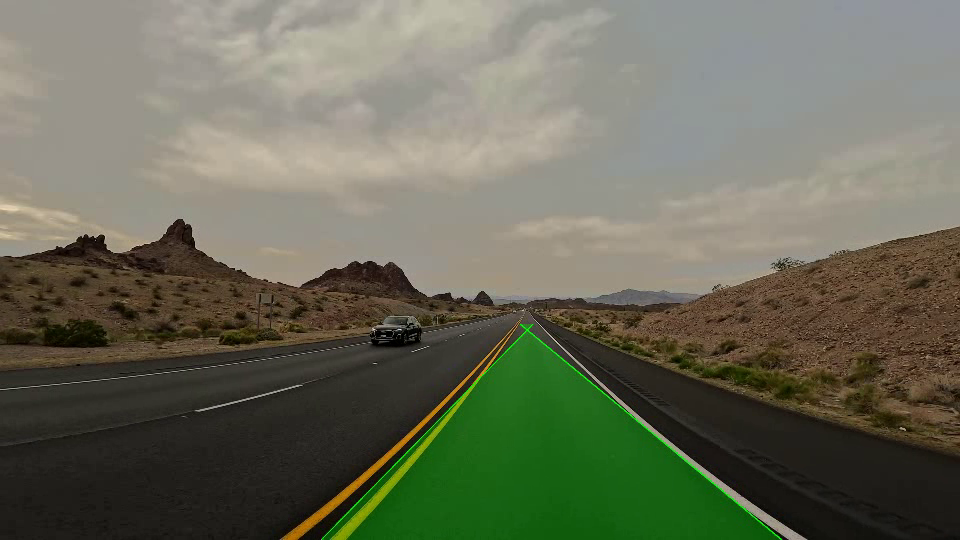
#> input picture frame 8 of output_video.mp4, 960 x 540 px, given in place of test_video.mp4, which was not available
$ python lane_detection_video.py
#> lines starting #> are read from the running program, lines starting #| are printed output that depends on the picture; after the words box and inside, x2 and y2 are one past the last pixel; in counts of white or black regions, pixels touching at a corner belong together; pictures that were not available may be replaced by others from this repository, and a replacement may not be noted
import cv2
import numpy as np


# Process one frame (same pipeline as image code)
def process_frame(frame):
    height, width = frame.shape[:2]
    gray = cv2.cvtColor(frame, cv2.COLOR_BGR2GRAY)
    blur = cv2.GaussianBlur(gray, (7, 7), 0)
    edges = cv2.Canny(blur, 80, 150)
    masked = region_of_interest(edges, width, height)
    lines = detect_lines(masked)
    result = fill_lane_region(frame, lines)
    result = cv2.resize(result, (960, 540))
    return result

# Region of Interest function needs width and height for the trapezoid vertices


def region_of_interest(edges, width, height):
    mask = np.zeros_like(edges)
    trapezoid = np.array([[
        (int(width * 0.0),  height),              # bottom-left
        (int(width * 1.0),  height),              # bottom-right
        (int(width * 0.6),  int(height * 0.65)),  # top-right
        (int(width * 0.35), int(height * 0.65))   # top-left
    ]], dtype=np.int32)
    cv2.fillPoly(mask, trapezoid, 255)
    return cv2.bitwise_and(edges, mask)


# Average and Extrapolate lines to get single left and right lane lines
def average_lines(image, lines):
    left_lines, right_lines = [], []
    if lines is None:
        return None, None
    for line in lines:
        x1, y1, x2, y2 = line[0]
        if x2 == x1:
            continue
        slope = (y2 - y1) / (x2 - x1)
        intercept = y1 - slope * x1
        if slope < -0.3:
            left_lines.append((slope, intercept))
        elif slope > 0.3:
            right_lines.append((slope, intercept))
    left_avg = np.mean(left_lines,  axis=0) if left_lines else None
    right_avg = np.mean(right_lines, axis=0) if right_lines else None
    return left_avg, right_avg


def make_line_points(image, line_params):
    if line_params is None:
        return None
    slope, intercept = line_params
    height = image.shape[0]
    y1 = height
    y2 = int(y1 * 0.6)
    x1 = int((y1 - intercept) / slope)
    x2 = int((y2 - intercept) / slope)
    return (x1, y1), (x2, y2)


# Fill the lane region between the left and right lane lines
def fill_lane_region(image, lines):
    left_avg, right_avg = average_lines(image, lines)
    left_points = make_line_points(image, left_avg)
    right_points = make_line_points(image, right_avg)
    if left_points is None or right_points is None:
        return image
    pts = np.array([
        left_points[0], left_points[1],
        right_points[1], right_points[0]
    ], dtype=np.int32)
    overlay = image.copy()
    cv2.fillPoly(overlay, [pts], (0, 255, 0))
    result = cv2.addWeighted(image, 0.7, overlay, 0.3, 0)
    cv2.line(result, left_points[0], left_points[1],  (0, 255, 0), 3)
    cv2.line(result, right_points[0], right_points[1], (0, 255, 0), 3)
    return result


# Hough Transform to detect lines in the masked edge image
def detect_lines(masked_edges):
    return cv2.HoughLinesP(
        masked_edges,
        rho=2,
        theta=np.pi / 180,
        threshold=50,
        minLineLength=40,
        maxLineGap=150
    )


# Main video processing loop
cap = cv2.VideoCapture('test_video.mp4')

# get video properties for output video writer
fourcc = cv2.VideoWriter_fourcc(*'mp4v')
fps = int(cap.get(cv2.CAP_PROP_FPS))
frame_width = 960
frame_height = 540

# create video writer to save output video
out = cv2.VideoWriter('output_video.mp4', fourcc, fps,
                      (frame_width, frame_height))


if not cap.isOpened():
    print("Error: Could not open video!")
else:
    print("Video opened successfully!")

    while cap.isOpened():
        ret, frame = cap.read()
#> frame is the input picture: shape (540, 960, 3); mean B, G, R 88.7, 107, 105

        # ret = False means video has ended
        if not ret:
            print("Video finished!")
            break

        # run the full pipeline on this frame
        result = process_frame(frame)
#> in process_frame, `gray = cv2.cvtColor(frame, cv2.COLOR_BGR2GRAY)`:
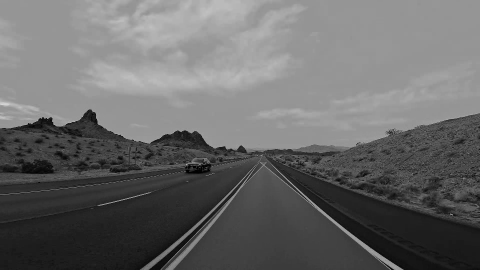
#> gray: shape (540, 960) (shown at 1/2 size); min 0, max 235, mean 104.4
#> in process_frame, `edges = cv2.Canny(blur, 80, 150)`:
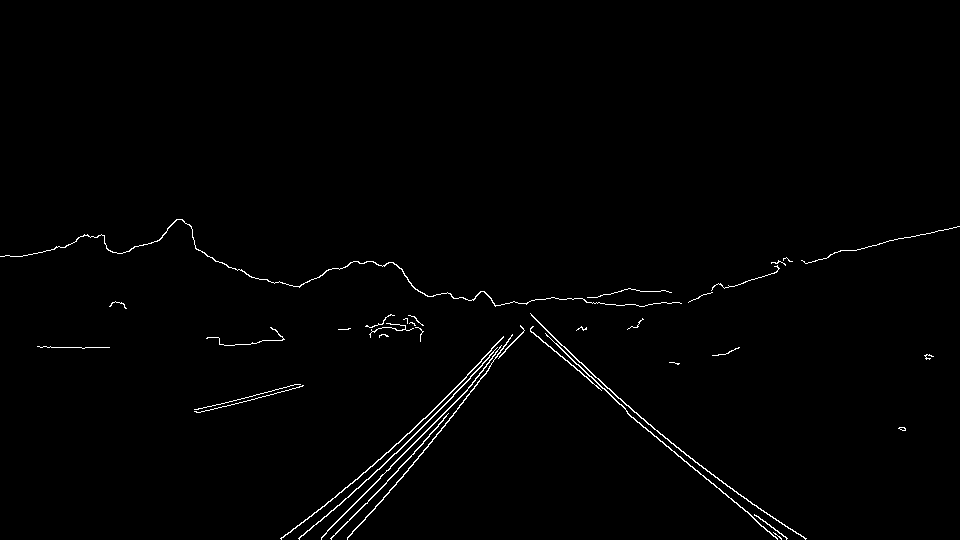
#> edges: shape (540, 960); 0.98% white in thin lines or dots, all inside (x1, y1, x2, y2) = (0, 219, 960, 540)
#> in region_of_interest, `cv2.fillPoly(mask, trapezoid, 255)`:
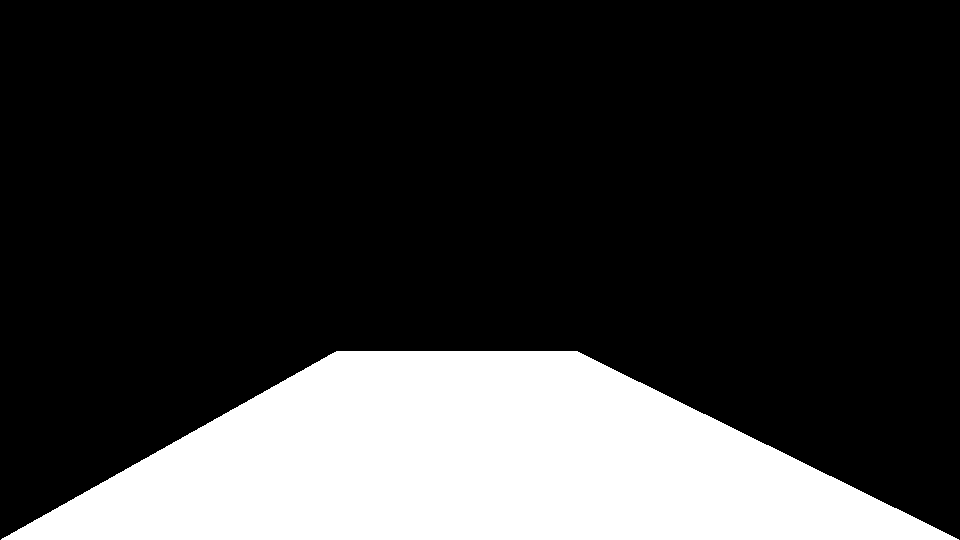
#> mask: shape (540, 960); 21.9% white; 1 white region, box (x1, y1, x2, y2) and area: (1, 351, 959, 540) 113476
#> in region_of_interest, `return cv2.bitwise_and(edges, mask)`:
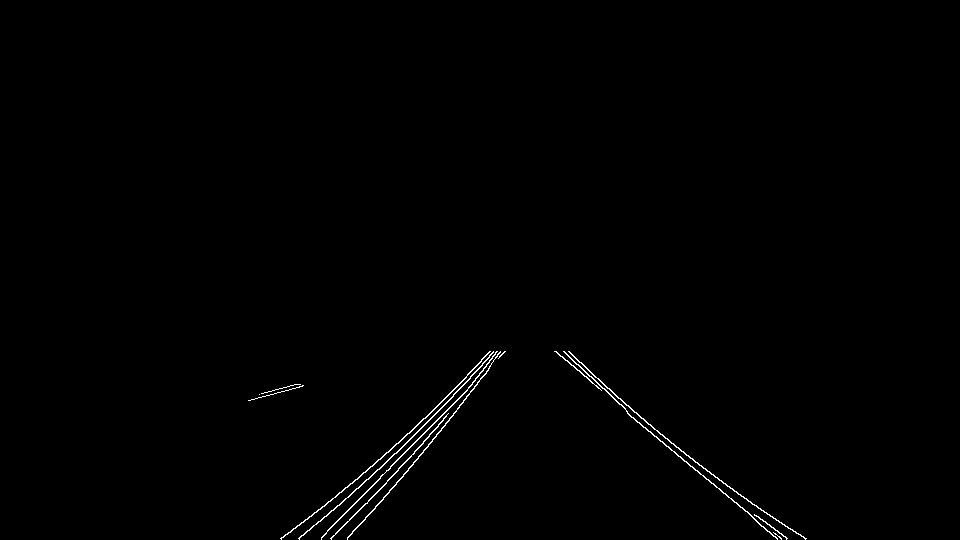
#> returned value: shape (540, 960); 0.54% white in thin lines or dots, all inside (x1, y1, x2, y2) = (248, 351, 807, 540)
#> in process_frame, `lines = detect_lines(masked)`: lines = 29 rows, first 6: [380, 476, 505, 351], [556, 351, 752, 516], [320, 521, 497, 356], [335, 497, 497, 351], [565, 353, 744, 498], [331, 538, 466, 398]
#> the loop in average_lines, `for line in lines:` made 29 passes
#> (x1, y1, x2, y2, slope, intercept) on passes 1 to 8: (380, 476, 505, 351, -1, 856), (556, 351, 752, 516, 0.842, -117.1), (320, 521, 497, 356, -0.932, 819.3), (335, 497, 497, 351, -0.901, 798.9), (565, 353, 744, 498, 0.81, -104.7), (331, 538, 466, 398, -1.04, 881.3), (389, 492, 441, 430, -1.19, 955.8), (630, 416, 786, 538, 0.782, -76.69)
#> after the loop in average_lines, `for line in lines:`: left_lines = 18 items, first 6: (-1, 856), (-0.932, 819.3), (-0.901, 798.9), (-1.04, 881.3), (-1.19, 955.8), (-0.839, 774.9); right_lines = [(0.842, -117.1), (0.81, -104.7), (0.782, -76.69), (0.872, -142.3), (0.869, -136.3), (0.7, -23.6), (0.839, -122), (0.9, -155), (0.899, -159.7), (0.724, -42.31)]
#> in average_lines, `left_avg = np.mean(left_lines,  axis=0) if left_lines else None`: left_avg = [-0.992, 851.3]
#> in average_lines, `right_avg = np.mean(right_lines, axis=0) if right_lines else None`: right_avg = [0.824, -108]
#> in fill_lane_region, `left_avg, right_avg = average_lines(image, lines)`: left_avg = [-0.992, 851.3]; right_avg = [0.824, -108]
#> in make_line_points, `slope, intercept = line_params`: slope = -0.992; intercept = 851.3
#> in make_line_points, `x1 = int((y1 - intercept) / slope)`: x1 = 313
#> in make_line_points, `x2 = int((y2 - intercept) / slope)`: x2 = 531
#> in fill_lane_region, `left_points = make_line_points(image, left_avg)`: left_points = ((313, 540), (531, 324))
#> in fill_lane_region, `right_points = make_line_points(image, right_avg)`: right_points = ((786, 540), (524, 324))
#> in fill_lane_region, `pts = np.array([ left_points[0], left_points[1], right_points[1], righ..`: pts = [[313, 540], [531, 324], [524, 324], [786, 540]]
#> in fill_lane_region, `cv2.fillPoly(overlay, [pts], (0, 255, 0))`:
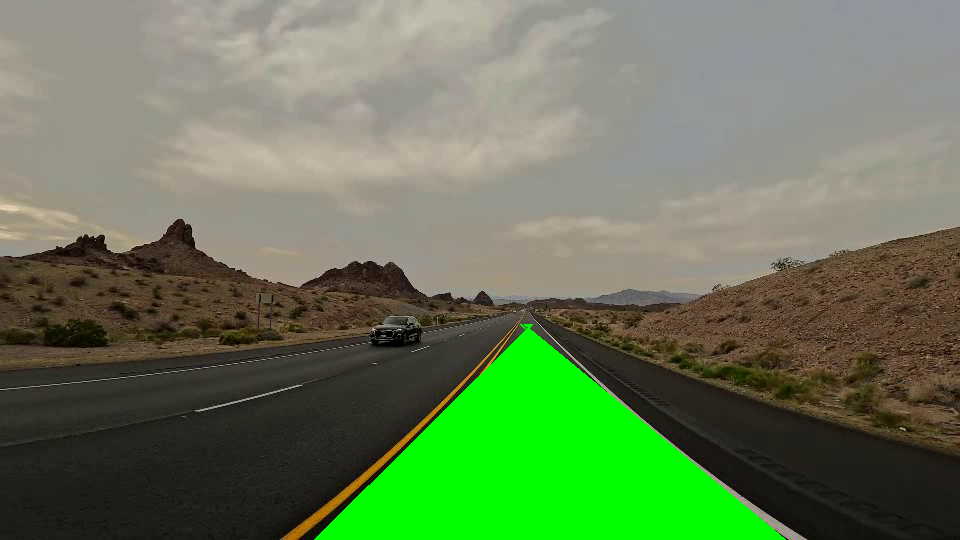
#> overlay: shape (540, 960, 3); 9.72% of pixels changed, all inside (x1, y1, x2, y2) = (314, 324, 786, 540)
#> in fill_lane_region, `result = cv2.addWeighted(image, 0.7, overlay, 0.3, 0)`:
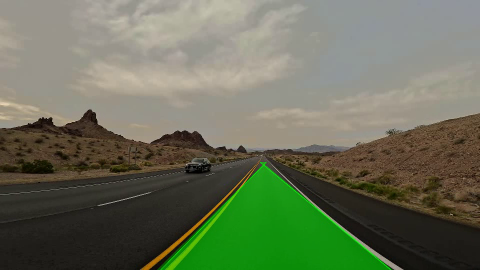
#> result: shape (540, 960, 3) (shown at 1/2 size); mean B, G, R 88.1, 111.5, 104.2
#> in fill_lane_region, `cv2.line(result, right_points[0], right_points[1], (0, 255, 0), 3)`:
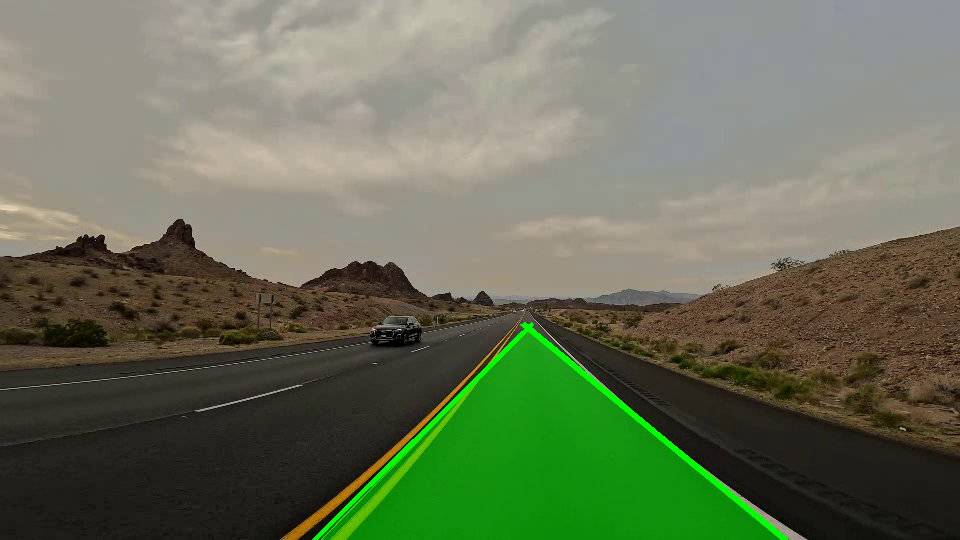
#> result: shape (540, 960, 3); mean B, G, R 87.8, 112.3, 103.8

        out.write(result)  # save each processed frame to output video

        # show the result
        cv2.imshow('Lane Detection', result)

        # press Q to quit anytime
        if cv2.waitKey(1) & 0xFF == ord('q'):
#> (key q is pressed here)
            break

    cap.release()
    out.release()
    cv2.destroyAllWindows()

$ run again, starting later in the video
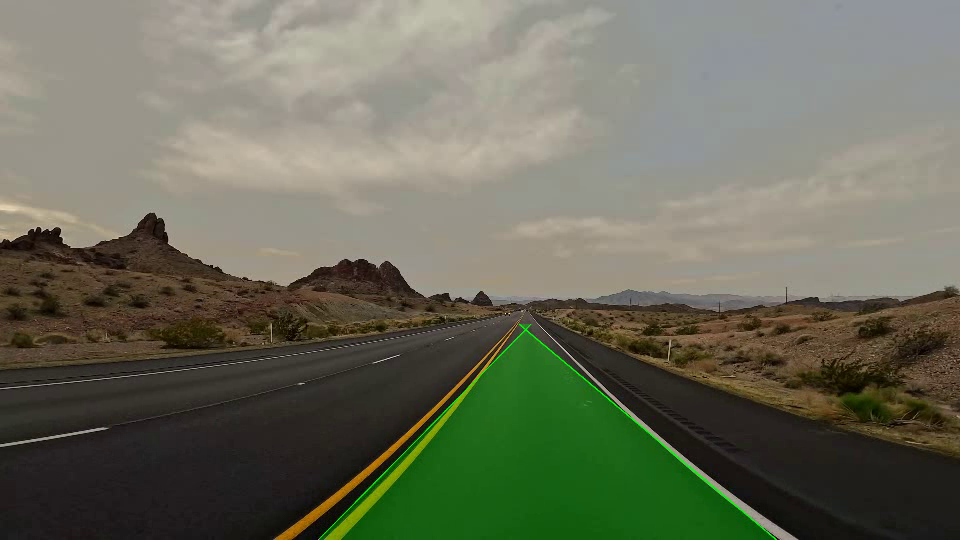
#> input picture frame 39 of output_video.mp4, 960 x 540 px, given in place of test_video.mp4, which was not available
#> frame is the input picture: shape (540, 960, 3); mean B, G, R 90.4, 108, 106
#> in process_frame, `edges = cv2.Canny(blur, 80, 150)`:
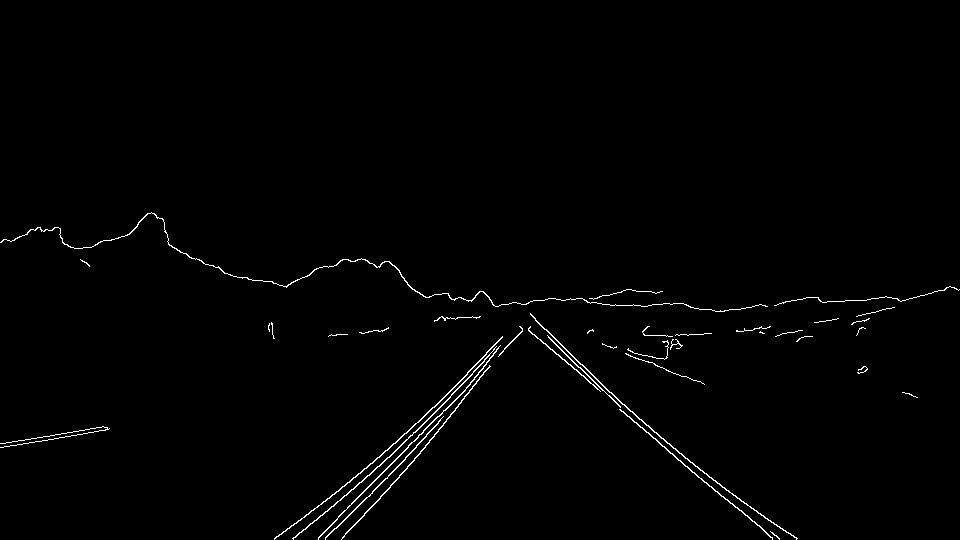
#> edges: shape (540, 960); 0.99% white in thin lines or dots, all inside (x1, y1, x2, y2) = (0, 212, 960, 540)
#> mask: shape (540, 960); 21.9% white; 1 white region, box (x1, y1, x2, y2) and area: (1, 351, 959, 540) 113476
#> lines = 27 rows, first 6: [408, 445, 502, 351], [619, 409, 772, 538], [589, 382, 741, 501], [321, 504, 493, 355], [325, 538, 461, 402], [293, 525, 490, 366]
#> the loop in average_lines, `for line in lines:` made 27 passes
#> (x1, y1, x2, y2, slope, intercept) on passes 1 to 8: (408, 445, 502, 351, -1, 853), (619, 409, 772, 538, 0.843, -112.9), (589, 382, 741, 501, 0.783, -79.12), (321, 504, 493, 355, -0.866, 782.1), (325, 538, 461, 402, -1, 863), (293, 525, 490, 366, -0.807, 761.5), (556, 354, 771, 522, 0.781, -80.46), (316, 520, 479, 379, -0.865, 793.3)
#> after the loop in average_lines, `for line in lines:`: left_lines = 18 items, first 6: (-1, 853), (-0.866, 782.1), (-1, 863), (-0.807, 761.5), (-0.865, 793.3), (-1.07, 879.8); right_lines = [(0.843, -112.9), (0.783, -79.12), (0.781, -80.46), (0.824, -109.9), (0.963, -196.1), (0.965, -192.4), (0.84, -112), (0.811, -101.8), (0.755, -62.17)]
#> in average_lines, `left_avg = np.mean(left_lines,  axis=0) if left_lines else None`: left_avg = [-0.993, 851.7]
#> in average_lines, `right_avg = np.mean(right_lines, axis=0) if right_lines else None`: right_avg = [0.841, -116.3]
#> in fill_lane_region, `left_avg, right_avg = average_lines(image, lines)`: left_avg = [-0.993, 851.7]; right_avg = [0.841, -116.3]
#> in make_line_points, `slope, intercept = line_params`: slope = -0.993; intercept = 851.7
#> in make_line_points, `x1 = int((y1 - intercept) / slope)`: x1 = 313
#> in make_line_points, `x2 = int((y2 - intercept) / slope)`: x2 = 531
#> left_points = ((313, 540), (531, 324))
#> right_points = ((780, 540), (523, 324))
#> pts = [[313, 540], [531, 324], [523, 324], [780, 540]]
#> overlay: shape (540, 960, 3); 9.57% of pixels changed, all inside (x1, y1, x2, y2) = (314, 324, 780, 540)
#> in fill_lane_region, `cv2.line(result, right_points[0], right_points[1], (0, 255, 0), 3)`:
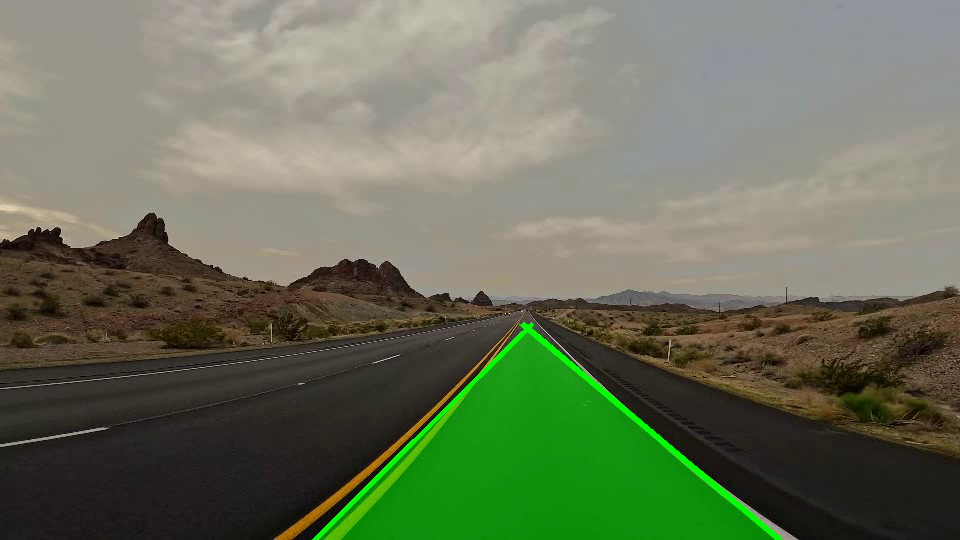
#> result: shape (540, 960, 3); mean B, G, R 89.5, 113.1, 104.8
